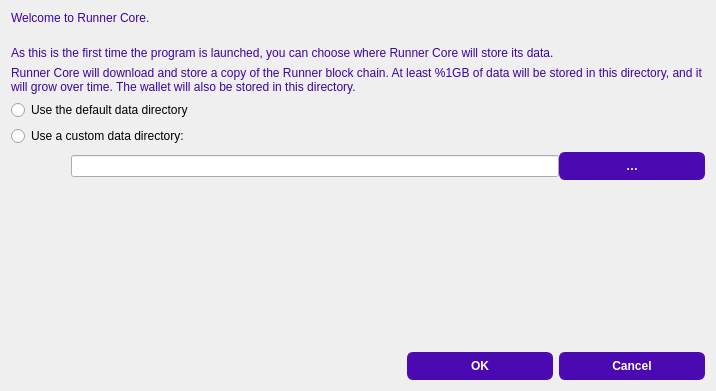
<?xml version="1.0" encoding="UTF-8"?>
<ui version="4.0">
 <class>Intro</class>
 <widget class="QDialog" name="Intro">
  <property name="geometry">
   <rect>
    <x>0</x>
    <y>0</y>
    <width>716</width>
    <height>391</height>
   </rect>
  </property>
  <property name="windowTitle">
   <string>Welcome</string>
  </property>
  <property name="styleSheet">
   <string notr="true">QPushButton{
        background-color:#4b09b2;
        color:white;
		min-height:26px;
		max-height:26px;
        min-width: 120px;
		padding-left:12px;
		padding-right:12px;
        border:1px solid #4b09b2;
		icon-size:24px;
		font:bold;
		border-radius:6px;
}

QPushButton:hover{
        background-color:#6821d6;
}

QPushButton:pressed{
        background-color:#3f0698;
}


QLabel{
	color:#3e03a0;
}

</string>
  </property>
  <layout class="QVBoxLayout" name="verticalLayout">
   <item>
    <widget class="QLabel" name="label_2">
     <property name="styleSheet">
      <string notr="true"/>
     </property>
     <property name="text">
      <string>Welcome to Runner Core.</string>
     </property>
     <property name="wordWrap">
      <bool>true</bool>
     </property>
    </widget>
   </item>
   <item>
    <spacer name="verticalSpacer_4">
     <property name="orientation">
      <enum>Qt::Vertical</enum>
     </property>
     <property name="sizeType">
      <enum>QSizePolicy::Minimum</enum>
     </property>
     <property name="sizeHint" stdset="0">
      <size>
       <width>20</width>
       <height>15</height>
      </size>
     </property>
    </spacer>
   </item>
   <item>
    <widget class="QLabel" name="label_4">
     <property name="text">
      <string>As this is the first time the program is launched, you can choose where Runner Core will store its data.</string>
     </property>
     <property name="wordWrap">
      <bool>true</bool>
     </property>
    </widget>
   </item>
   <item>
    <widget class="QLabel" name="sizeWarningLabel">
     <property name="text">
      <string>Runner Core will download and store a copy of the Runner block chain. At least %1GB of data will be stored in this directory, and it will grow over time. The wallet will also be stored in this directory.</string>
     </property>
     <property name="wordWrap">
      <bool>true</bool>
     </property>
    </widget>
   </item>
   <item>
    <widget class="QRadioButton" name="dataDirDefault">
     <property name="text">
      <string>Use the default data directory</string>
     </property>
    </widget>
   </item>
   <item>
    <widget class="QRadioButton" name="dataDirCustom">
     <property name="text">
      <string>Use a custom data directory:</string>
     </property>
    </widget>
   </item>
   <item>
    <layout class="QHBoxLayout" name="horizontalLayout">
     <property name="spacing">
      <number>0</number>
     </property>
     <property name="sizeConstraint">
      <enum>QLayout::SetDefaultConstraint</enum>
     </property>
     <item>
      <spacer name="horizontalSpacer">
       <property name="orientation">
        <enum>Qt::Horizontal</enum>
       </property>
       <property name="sizeType">
        <enum>QSizePolicy::Fixed</enum>
       </property>
       <property name="sizeHint" stdset="0">
        <size>
         <width>60</width>
         <height>20</height>
        </size>
       </property>
      </spacer>
     </item>
     <item>
      <layout class="QVBoxLayout" name="verticalLayout_2">
       <property name="sizeConstraint">
        <enum>QLayout::SetDefaultConstraint</enum>
       </property>
       <item>
        <layout class="QHBoxLayout" name="horizontalLayout_2">
         <item>
          <widget class="QLineEdit" name="dataDirectory"/>
         </item>
         <item>
          <widget class="QPushButton" name="ellipsisButton">
           <property name="sizePolicy">
            <sizepolicy hsizetype="Minimum" vsizetype="Fixed">
             <horstretch>0</horstretch>
             <verstretch>0</verstretch>
            </sizepolicy>
           </property>
           <property name="maximumSize">
            <size>
             <width>30</width>
             <height>28</height>
            </size>
           </property>
           <property name="text">
            <string notr="true">…</string>
           </property>
           <property name="autoDefault">
            <bool>false</bool>
           </property>
          </widget>
         </item>
        </layout>
       </item>
       <item>
        <spacer name="verticalSpacer_3">
         <property name="orientation">
          <enum>Qt::Vertical</enum>
         </property>
         <property name="sizeType">
          <enum>QSizePolicy::Fixed</enum>
         </property>
         <property name="sizeHint" stdset="0">
          <size>
           <width>20</width>
           <height>5</height>
          </size>
         </property>
        </spacer>
       </item>
       <item>
        <widget class="QLabel" name="freeSpace">
         <property name="sizePolicy">
          <sizepolicy hsizetype="Preferred" vsizetype="Expanding">
           <horstretch>1</horstretch>
           <verstretch>0</verstretch>
          </sizepolicy>
         </property>
         <property name="text">
          <string/>
         </property>
         <property name="wordWrap">
          <bool>true</bool>
         </property>
        </widget>
       </item>
       <item>
        <spacer name="verticalSpacer_2">
         <property name="orientation">
          <enum>Qt::Vertical</enum>
         </property>
         <property name="sizeType">
          <enum>QSizePolicy::Fixed</enum>
         </property>
         <property name="sizeHint" stdset="0">
          <size>
           <width>20</width>
           <height>5</height>
          </size>
         </property>
        </spacer>
       </item>
       <item>
        <widget class="QLabel" name="errorMessage">
         <property name="sizePolicy">
          <sizepolicy hsizetype="Preferred" vsizetype="Expanding">
           <horstretch>0</horstretch>
           <verstretch>0</verstretch>
          </sizepolicy>
         </property>
         <property name="textFormat">
          <enum>Qt::RichText</enum>
         </property>
         <property name="wordWrap">
          <bool>true</bool>
         </property>
        </widget>
       </item>
      </layout>
     </item>
    </layout>
   </item>
   <item>
    <spacer name="verticalSpacer">
     <property name="orientation">
      <enum>Qt::Vertical</enum>
     </property>
     <property name="sizeHint" stdset="0">
      <size>
       <width>20</width>
       <height>40</height>
      </size>
     </property>
    </spacer>
   </item>
   <item>
    <widget class="QDialogButtonBox" name="buttonBox">
     <property name="orientation">
      <enum>Qt::Horizontal</enum>
     </property>
     <property name="standardButtons">
      <set>QDialogButtonBox::Cancel|QDialogButtonBox::Ok</set>
     </property>
    </widget>
   </item>
  </layout>
 </widget>
 <resources/>
 <connections>
  <connection>
   <sender>buttonBox</sender>
   <signal>accepted()</signal>
   <receiver>Intro</receiver>
   <slot>accept()</slot>
   <hints>
    <hint type="sourcelabel">
     <x>20</x>
     <y>20</y>
    </hint>
    <hint type="destinationlabel">
     <x>20</x>
     <y>20</y>
    </hint>
   </hints>
  </connection>
  <connection>
   <sender>buttonBox</sender>
   <signal>rejected()</signal>
   <receiver>Intro</receiver>
   <slot>reject()</slot>
   <hints>
    <hint type="sourcelabel">
     <x>20</x>
     <y>20</y>
    </hint>
    <hint type="destinationlabel">
     <x>20</x>
     <y>20</y>
    </hint>
   </hints>
  </connection>
 </connections>
</ui>
